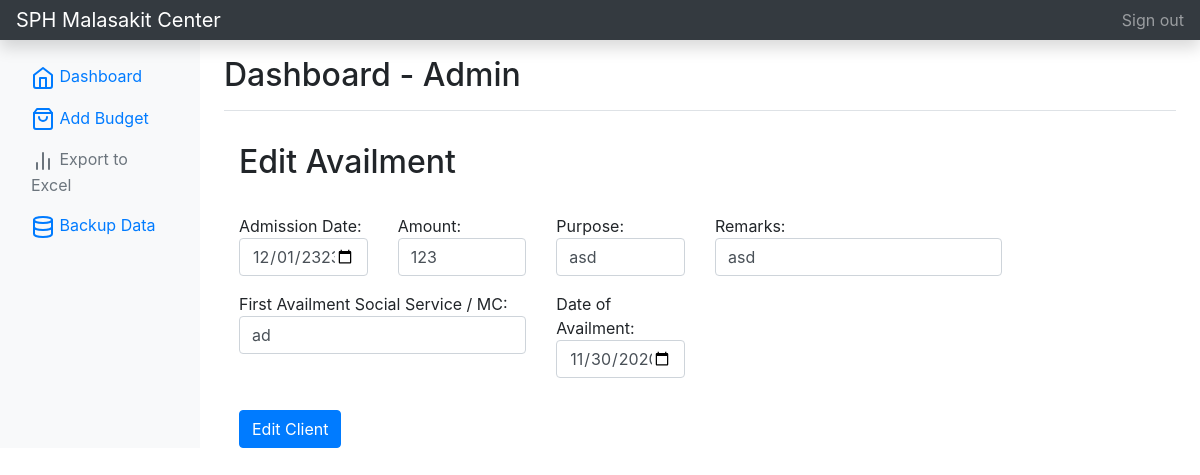
The app's page /editAvailment.php?id=1&avail_id=29&client_id=13 (signed in), older data.
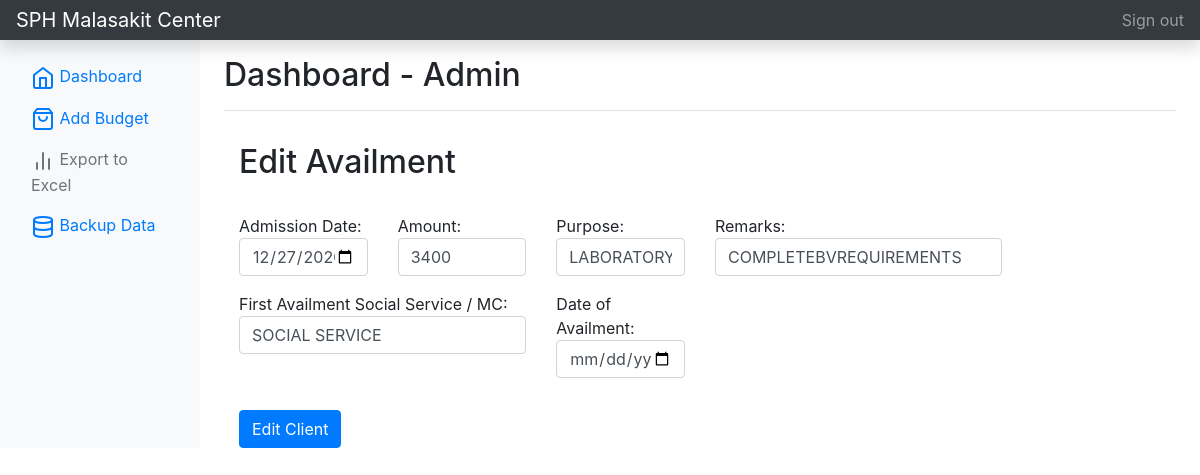
The same page, newer data.
### tables this page shows
CREATE TABLE IF NOT EXISTS `listofavailment` (
  `id` int(10) unsigned NOT NULL AUTO_INCREMENT,
  `client_id` int(10) unsigned DEFAULT NULL,
  `user` varchar(50) DEFAULT NULL,
  `admissiondate` varchar(50) DEFAULT NULL,
  `amount` varchar(50) DEFAULT NULL,
  `purpose` varchar(255) DEFAULT NULL,
  `remarks` varchar(255) DEFAULT NULL,
  `firstavailment` varchar(50) DEFAULT NULL,
  `dateofavailment` varchar(50) DEFAULT NULL,
  `status` varchar(50) DEFAULT ' ',
  PRIMARY KEY (`id`)
);

### editAvailment.php (the view, shortened to what this page needs)
<?php
include_once('connection.php');
if (isset($_SESSION['loggedin'])) {
?>
<!doctype html>
<html lang="en">
  <head>
<link href="./assets/css/bootstrap.min.css" rel="stylesheet">
    <link href="./assets/css/bootstrap.min2.css" rel="stylesheet">
  </head>
  <body>
    <nav class="navbar navbar-dark sticky-top bg-dark flex-md-nowrap p-0 shadow">
  <a class="navbar-brand col-md-3 col-lg-2 mr-0 px-3" href="home.php?id=<?php echo $_GET['id'] ?>">SPH Malasakit Center</a>
  <ul class="navbar-nav px-3">
    <li class="nav-item text-nowrap">
      <a class="nav-link" href="logout.php">Sign out</a>
    </li>
  </ul>
</nav>
<div class="container-fluid">
  <div class="row">
  <?php include 'sidebar.php';?>
    <main role="main" class="col-md-9 ml-sm-auto col-lg-10 px-md-4">
      <div class="d-flex justify-content-between flex-wrap flex-md-nowrap align-items-center pt-3 pb-2 mb-3 border-bottom">
        <h1 class="h2">Dashboard - <?php echo $_SESSION['user_fullname'] ?></h1>
      </div>
    <?php
    $avail_id=$_GET['avail_id'];
       $sql = "SELECT * FROM listofavailment WHERE id = $avail_id";
           $result = mysqli_query($conn, $sql);
           if (mysqli_num_rows($result) > 0) {
               while ($row = mysqli_fetch_assoc($result)) {
                   $admissiondate = $row['admissiondate'];
                   $amount = $row['amount'];
                   $purpose = $row['purpose'];
                   $remarks = $row['remarks'];
                   $firstavailment = $row['firstavailment'];
                   $dateofavailment = $row['dateofavailment'];
               }
           }
    ?>
            <div class="container">
                <div class="d-flex justify-content-between flex-wrap flex-md-nowrap align-items-center pt-3 pb-2 mb-3 ">
                    <h1 class="h2">Edit Availment</h1>
                </div>
                    <form action="action.php?id=<?php echo $_GET['id'] ?>&avail_id=<?php echo $_GET['avail_id'] ?>&client_id=<?php echo $_GET['client_id'] ?>" method="POST">
                        <div class="row">
                            <div class="col-2">
                                <div class="form-group">
                                Admission Date:
                                    <input name="admissiondate" type="date" class="form-control" placeholder="Enter Admission Date" required value="<?php echo $admissiondate ?>">
                                </div>
                            </div>
                            <div class="col-2">
                                <div class="form-group">
                                Amount:
                                    <input name="amount" type="number" min="0" step=".01" class="form-control" placeholder="Enter Amount" required value="<?php echo $amount ?>">
                                </div>
                            </div>
                            <div class="col-2">
                                <div class="form-group">
                                Purpose:
                                    <input name="purpose" type="text" class="form-control" placeholder="Enter Purpose" value="<?php echo $purpose ?>">
                                </div>
                            </div>
                            <div class="col-4">
                                <div class="form-group">
                                Remarks:
                                    <input name="remarks" type="text" class="form-control" placeholder="Enter Remarks" value="<?php echo $remarks ?>">
                                </div>
                            </div>
                        </div>
                        <div class="row">
                            <div class="col-4">
                                <div class="form-group">
                                First Availment Social Service / MC:
                                    <input name="firstavailment" type="text" class="form-control" placeholder="Enter First Availment Social Service / MC" value="<?php echo $firstavailment ?>">
                                </div>
                            </div>
                            <div class="col-2">
                                <div class="form-group">
                                Date of Availment:
                                    <input name="dateofavailment" type="date" class="form-control" placeholder="Enter Date of Availment" value="<?php echo $dateofavailment ?>">
                                </div>
                            </div>
                        </div>
                        <button name="btnEditAvailment" type="submit" class="btn btn-primary">Edit Client</button>
                    </form>
            </div>
    </main>
  </div>
</div>
    </body>
</html>
<?php
} else {
    $url = "./index.php";
    $url = str_replace(PHP_EOL, '', $url);
    header("Location: $url");
}
?>

Row changes from the older to the newer data that the page shows:
changed listofavailment: admissiondate "12/01/23232" → "12/27/2020"; amount "123" → "3400"; purpose "asd" → "LABORATORY"; remarks "asd" → "COMPLETEBVREQUIREMENTS"; firstavailment "ad" → "SOCIAL SERVICE"; dateofavailment "11/30/2020" → (not shown)
